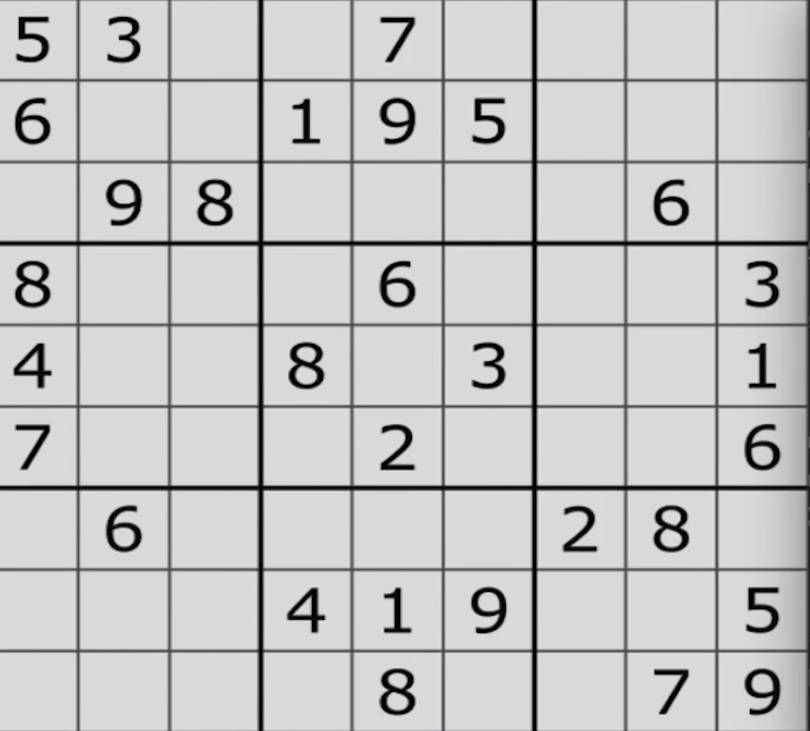
#> input picture juanji/123.jpg, 810 x 731 px, found by its file name
$ python rotate.py
#> lines starting #> are read from the running program, lines starting #| are printed output that depends on the picture
import cv2
import numpy as np
dog = cv2.imread('123.jpg')
#> dog is the input picture: shape (731, 810, 3); mean B, G, R 197.1, 197.1, 197.1
new = cv2.rotate(dog,cv2.ROTATE_90_CLOCKWISE)
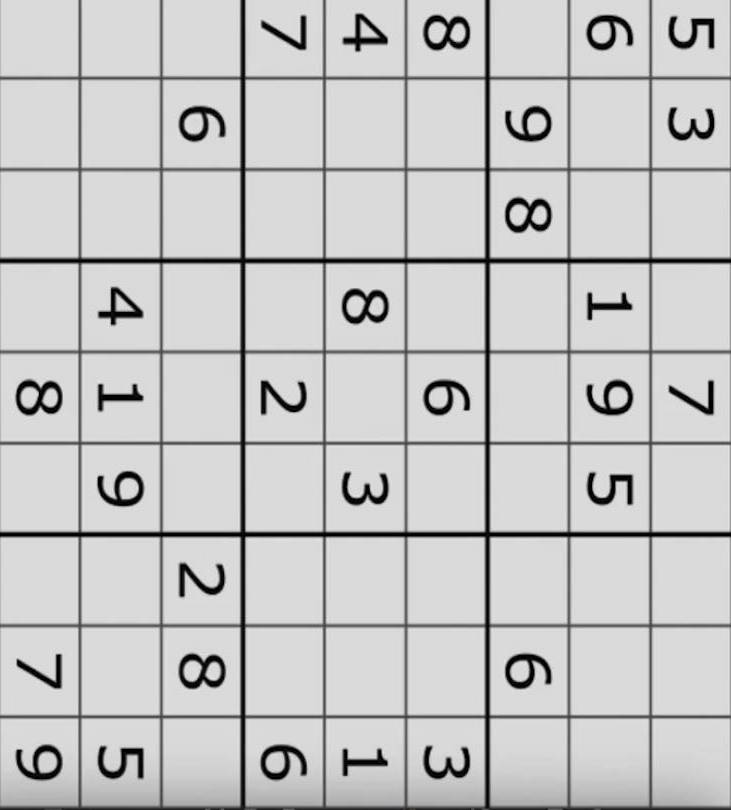
#> new: shape (810, 731, 3); mean B, G, R 197.1, 197.1, 197.1
new2 = cv2.rotate(dog, cv2.ROTATE_180)
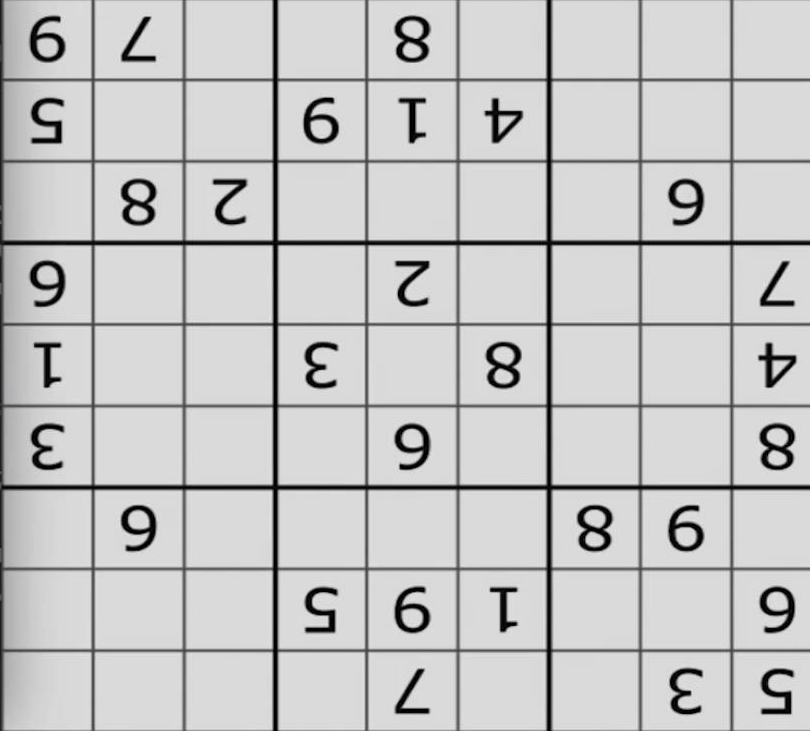
#> new2: shape (731, 810, 3); mean B, G, R 197.1, 197.1, 197.1
cv2.imshow('dog', dog)
cv2.imshow('new',new)
cv2.imshow('new2',new2)
cv2. waitKey(0)
